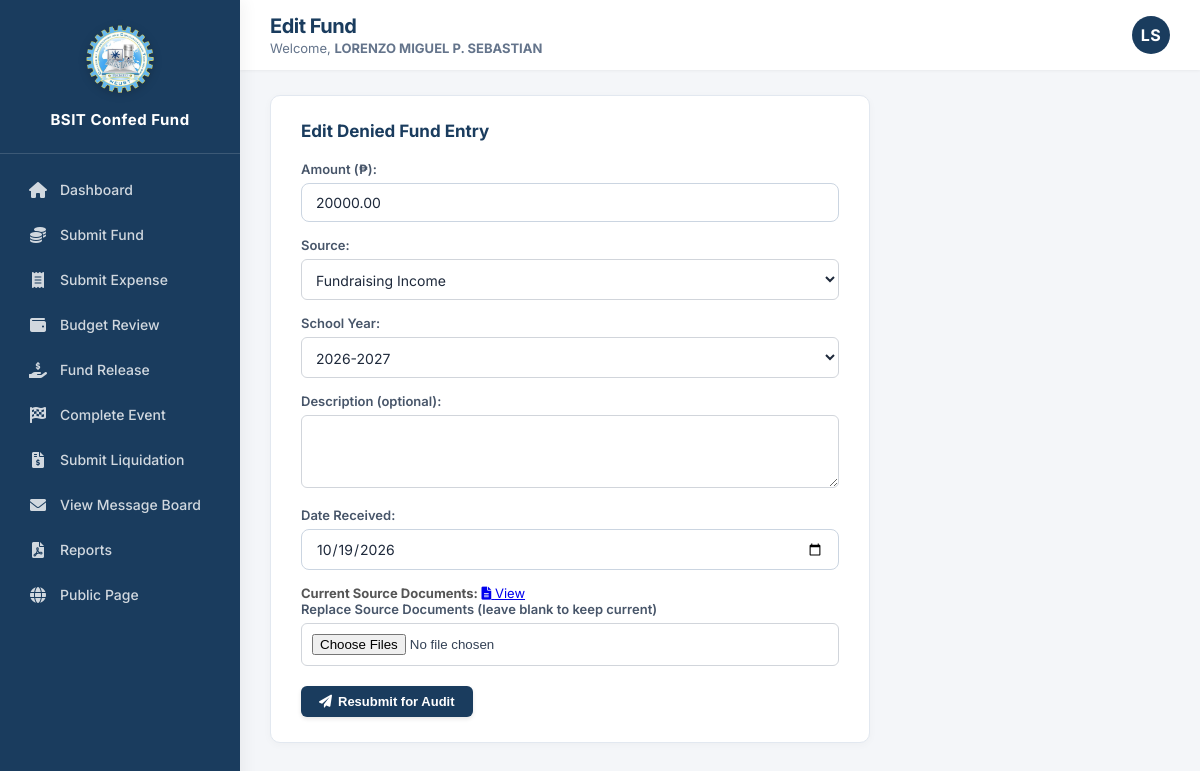
Page /admin/officer/edit_fund.php?id=1 (signed in) on the committed database.
### tables this page shows
CREATE TABLE `settings` (
  `id` int(11) NOT NULL DEFAULT 1,
  `org_name` varchar(100) NOT NULL DEFAULT 'BSIT Confederation',
  `org_short_name` varchar(50) NOT NULL DEFAULT 'BSIT Confed Fund',
  `logo_path` varchar(255) NOT NULL DEFAULT 'assets/images/logo.png.webp',
  `primary_color` varchar(7) NOT NULL DEFAULT '#1a3c5e',
  `recovery_key` varchar(100) NOT NULL DEFAULT 'BSIT-ADMIN-2026'
);

CREATE TABLE `funds` (
  `id` int(11) NOT NULL,
  `amount` decimal(10,2) NOT NULL,
  `source` varchar(255) NOT NULL,
  `description` text DEFAULT NULL,
  `receipt_path` varchar(255) DEFAULT NULL,
  `fund_date` date NOT NULL,
  `school_year` varchar(20) DEFAULT NULL,
  `event` varchar(100) DEFAULT NULL,
  `officer_id` int(11) NOT NULL,
  `status` enum('pending_audit','audited','mayor_approved','approved','denied') NOT NULL DEFAULT 'pending_audit',
  `reviewed_by` int(11) DEFAULT NULL,
  `audited_by` int(11) DEFAULT NULL,
  `mayor_approved_by` int(11) DEFAULT NULL,
  `reviewed_at` datetime DEFAULT NULL,
  `audited_at` datetime DEFAULT NULL,
  `mayor_approved_at` datetime DEFAULT NULL,
  `review_comment` text DEFAULT NULL,
  `audit_comment` text DEFAULT NULL,
  `mayor_comment` text DEFAULT NULL,
  `created_at` datetime DEFAULT current_timestamp(),
  `updated_at` datetime DEFAULT NULL ON UPDATE current_timestamp()
);

### admin/officer/edit_fund.php (the view, shortened to what this page needs)
<?php
require_once '../../includes/auth.php';
require_once '../../includes/functions.php';
$id = $_GET['id'] ?? 0;
$officer_id = $_SESSION['officer_id'];
$stmt = $pdo->prepare("SELECT * FROM funds WHERE id = ? AND officer_id = ? AND status = 'denied'");
$stmt->execute([$id, $officer_id]);
$fund = $stmt->fetch();
$schoolYears = $pdo->query("SELECT year_label FROM school_years ORDER BY year_label DESC")->fetchAll(PDO::FETCH_COLUMN);
?>
<!DOCTYPE html>
<html>
<head>
    <link rel="stylesheet" href="../../assets/css/officer.css">
    <link rel="stylesheet" href="https://cdnjs.cloudflare.com/ajax/libs/font-awesome/6.0.0-beta3/css/all.min.css">
</head>
<body>
<?php include $_SERVER['DOCUMENT_ROOT'] . '/bsit-fund-system-v2/includes/sidebar.php'; ?>
<div class="main-area">
    <?php
    $pageSubtitle = 'Welcome, <strong>' . htmlspecialchars($_SESSION['officer_name']) . '</strong>';
    include $_SERVER['DOCUMENT_ROOT'] . '/bsit-fund-system-v2/includes/topbar.php';
    ?>
    <div class="page-content">
        <div class="card">
            <h3>Edit Denied Fund Entry</h3>
            <form method="POST" enctype="multipart/form-data" onsubmit="return openConfirmModal(this, 'Are you sure you want to resubmit this fund entry?')">
                <label>Amount (₱):</label>
                <input type="number" step="0.01" name="amount" value="<?= htmlspecialchars($fund['amount']) ?>" required>
                <label>Source:</label>
                <select name="source" required>
                    <?php
                    $sources = ['Sponsorship Income','Donation Income','Fundraising Income','Merchandise Sales Income','University Financial Assistance','Officer Contribution','Cash Advance from Organization Fund','Previous Event Excess Funds','Savings/Reserve Fund','School Reimbursement Expense/Reimbursement','Income Generating Projects (IGPs)'];
                    foreach ($sources as $src):
                    ?>
                        <option value="<?= htmlspecialchars($src) ?>" <?= $fund['source'] === $src ? 'selected' : '' ?>><?= htmlspecialchars($src) ?></option>
                    <?php endforeach; ?>
                </select>
                <label>School Year:</label>
                <select name="school_year">
                    <?php foreach ($schoolYears as $yr): ?>
                        <option value="<?= htmlspecialchars($yr) ?>" <?= $fund['school_year'] === $yr ? 'selected' : '' ?>><?= htmlspecialchars($yr) ?></option>
                    <?php endforeach; ?>
                </select>
                <label>Description (optional):</label>
                <textarea name="description" rows="3"><?= htmlspecialchars($fund['description']) ?></textarea>
                <label>Date Received:</label>
                <input type="date" name="fund_date" value="<?= htmlspecialchars($fund['fund_date']) ?>" required>
                <?php if (!empty($fund['receipt_path'])): ?>
                    <p style="font-size:13px;color:#555;">
                        <strong>Current Source Documents:</strong>
                        <?php foreach (explode(',', $fund['receipt_path']) as $rec): ?>
                            <a href="../../<?= htmlspecialchars(trim($rec)) ?>" target="_blank"><i class="fas fa-file-alt"></i> View</a>
                        <?php endforeach; ?>
                    </p>
                <?php endif; ?>
                <label>Replace Source Documents (leave blank to keep current)</label>
                <input type="file" name="receipts[]" id="receiptInput" multiple accept="image/jpeg,image/png,image/gif,application/pdf">
                <button type="submit" class="btn-submit"><i class="fas fa-paper-plane"></i> Resubmit for Audit</button>
            </form>
        </div>
    </div>
</div>
</body>
</html>

### includes/sidebar.php (shortened to what this page needs)
<?php
require_once __DIR__ . '/functions.php';
$base = '/bsit-fund-system-v2';
$isAdviser = isset($_SESSION['adviser_id']);
$position = $_SESSION['officer_position'] ?? '';
$sysSettings = getSettings($pdo);
$sysLogo = $base . '/' . ltrim($sysSettings['logo_path'], '/');
$sysName = $sysSettings['org_short_name'] ?? 'BSIT Confed Fund';
?>
<div class="sidebar" id="appSidebar">
    <div class="logo">
        <img src="<?= $sysLogo ?>" alt="Logo">
        <span><?= htmlspecialchars($sysName) ?></span>
    </div>
    <div class="nav-menu">
        <?php if ($isAdviser): ?>
            <a href="<?= $base ?>/admin/adviser/dashboard.php"><i class="fas fa-home"></i> Dashboard</a>
            <a href="<?= $base ?>/admin/adviser/review.php"><i class="fas fa-check-circle"></i> Review</a>
            <a href="<?= $base ?>/admin/adviser/budget_approvals.php"><i class="fas fa-wallet"></i> Budget Approvals</a>
            <a href="<?= $base ?>/admin/adviser/final_approval.php"><i class="fas fa-file-signature"></i> Final Approval</a>
            <a href="<?= $base ?>/admin/adviser/inquiries.php"><i class="fas fa-comments"></i> Inquiries</a>
            <a href="<?= $base ?>/admin/adviser/manage_accounts.php"><i class="fas fa-users-cog"></i> Manage Accounts</a>
            <a href="<?= $base ?>/admin/adviser/config_approvals.php"><i class="fas fa-check-double"></i> Configuration Approvals</a>
            <a href="<?= $base ?>/admin/download_report.php"><i class="fas fa-file-pdf"></i> Reports</a>
            <a href="<?= $base ?>/admin/adviser/customization.php"><i class="fas fa-palette"></i> Customization</a>
        <?php elseif ($position === 'Treasurer'): ?>
            <a href="<?= $base ?>/admin/officer/dashboard.php"><i class="fas fa-home"></i> Dashboard</a>
            <a href="<?= $base ?>/admin/officer/submit_fund.php"><i class="fas fa-coins"></i> Submit Fund</a>
            <a href="<?= $base ?>/admin/officer/submit_expense.php"><i class="fas fa-receipt"></i> Submit Expense</a>
            <a href="<?= $base ?>/admin/officer/review_budgets.php"><i class="fas fa-wallet"></i> Budget Review</a>
            <a href="<?= $base ?>/admin/officer/release_funds.php"><i class="fas fa-hand-holding-usd"></i> Fund Release</a>
            <a href="<?= $base ?>/admin/officer/complete_event.php"><i class="fas fa-flag-checkered"></i> Complete Event</a>
            <a href="<?= $base ?>/admin/officer/submit_liquidation.php"><i class="fas fa-file-invoice-dollar"></i> Submit Liquidation</a>
            <a href="<?= $base ?>/admin/officer/view_message_board.php"><i class="fas fa-envelope"></i> View Message Board</a>
            <a href="<?= $base ?>/admin/download_report.php"><i class="fas fa-file-pdf"></i> Reports</a>
        <?php endif; ?>
        <a href="<?= $base ?>/public/index.php"><i class="fas fa-globe"></i> Public Page</a>
    </div>
</div>

### assets/css/officer.css (style rules this page uses)
* { margin: 0; padding: 0; box-sizing: border-box; }
body { font-family: 'Inter', 'Segoe UI', Arial, sans-serif; background: #f4f6f9; color: #334155; -webkit-font-smoothing: antialiased; }
.sidebar { position: fixed; left: 0; top: 0; width: 240px; height: 100vh; background: var(--theme-primary, #1a3c5e); color: #fff; display: flex; flex-direction: column; box-shadow: 4px 0 15px rgba(0,0,0,0.05); z-index: 1000; transition: background-color 0.3s ease; }
.sidebar .logo { padding: 24px 20px; text-align: center; border-bottom: 1px solid rgba(255, 255, 255, 0.1); }
.sidebar .logo img { width: 70px; height: auto; margin-bottom: 12px; filter: drop-shadow(0 2px 4px rgba(0,0,0,0.2)); }
.sidebar .logo span { display: block; font-size: 15px; font-weight: 700; letter-spacing: 0.5px; }
.sidebar .nav-menu { flex: 1; padding: 15px 12px; overflow-y: auto; }
.sidebar .nav-menu a { display: flex; align-items: center; gap: 12px; color: rgba(255, 255, 255, 0.8); padding: 12px 16px; margin-bottom: 4px; text-decoration: none; border-radius: 8px; font-size: 14px; font-weight: 500; transition: all 0.2s ease; }
.sidebar .nav-menu a i { width: 20px; text-align: center; font-size: 16px; }
.main-area { margin-left: 240px; min-height: 100vh; display: flex; flex-direction: column; }
.page-content { padding: 25px 30px; flex: 1; }
.card { background: #ffffff; border-radius: 16px; border: 1px solid #e2e8f0; box-shadow: 0 4px 6px -1px rgba(0, 0, 0, 0.02), 0 2px 4px -1px rgba(0, 0, 0, 0.02); padding: 25px 30px; margin-bottom: 25px; transition: box-shadow 0.2s ease; }
.card h3 { color: #1e293b; font-size: 17px; font-weight: 700; margin-bottom: 20px; }
.btn-primary, .btn-add, .btn-submit { background: var(--theme-primary, #1a3c5e); color: white; padding: 10px 20px; border: none; border-radius: 8px; cursor: pointer; font-size: 13.5px; font-weight: 600; text-decoration: none; display: inline-flex; align-items: center; justify-content: center; gap: 8px; transition: all 0.2s ease; box-shadow: 0 2px 4px rgba(0,0,0,0.1); }
input[type="text"], input[type="number"], input[type="date"], input[type="email"], input[type="password"], select, textarea { width: 100%; padding: 10px 14px; border: 1px solid #cbd5e1; border-radius: 8px; font-size: 14px; font-family: inherit; color: #1e293b; background: #fff; transition: all 0.2s ease; box-sizing: border-box; }
label { display: block; font-weight: 600; font-size: 13px; color: #475569; margin-bottom: 6px; }

### admin/officer/edit_fund.php (style rules this page uses)
.card { background:#fff; border-radius:10px; border:1px solid #e2e8f0; box-shadow:0 2px 8px rgba(0,0,0,0.03); padding:25px 30px; margin-bottom:25px; max-width:600px; }
.card h3 { margin-top:0; color:#1a3c5e; }
form label { display:block; font-weight:600; margin-bottom:6px; }
form input, form select, form textarea { width:100%; padding:10px; margin-bottom:15px; border:1px solid #d1d5db; border-radius:6px; box-sizing:border-box; }

### includes/shared_ui.php (style rules this page uses)
.btn-add, .btn-primary, .btn-submit { background: #1a3c5e; color: #fff; padding: 8px 18px; border: none; border-radius: 6px; cursor: pointer; font-size: 13px; font-weight: 600; text-decoration: none; display: inline-flex; align-items: center; gap: 6px; transition: background 0.2s; }

### rows in the picture
settings: logo_path (picture), org_short_name "BSIT Confed Fund"
funds: amount "20000.00", source "Fundraising Income", school_year "2026-2027", fund_date "10/19/2026"

### other values in the picture
$pageTitle "Edit Fund"
$_SESSION['officer_name'] "LORENZO MIGUEL P. SEBASTIAN"
$initials "LS"
